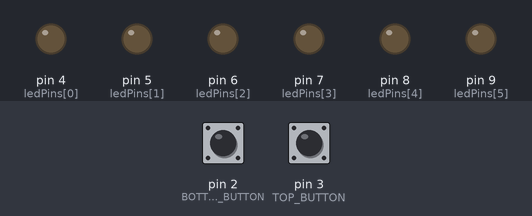
Bench run of a sketch on a simulated Arduino Uno, built with avr-gcc and run on an emulated ATmega328P. On the bench: output pins drawn as LEDs (lit = HIGH). Inputs (shaded band) come from the test bench; at power-on: pin 2 (BOTTOM_BUTTON) HIGH, pin 3 (TOP_BUTTON) HIGH.

Above: at 1.2 s.
1.3 s: pin 2 (BOTTOM_BUTTON) pulled LOW for 0.15 s
At 3.3 s:
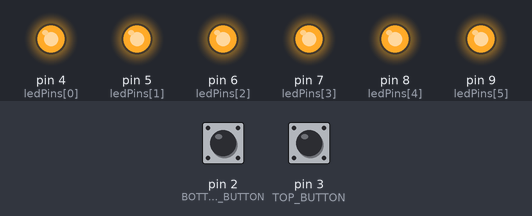
4.3 s: pin 3 (TOP_BUTTON) pulled LOW for 0.15 s
At 4.55 s:
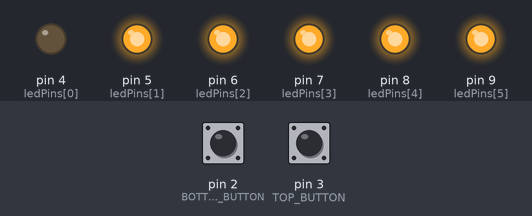
7.3 s: pin 3 (TOP_BUTTON) pulled LOW for 1 s
At 8.4 s:
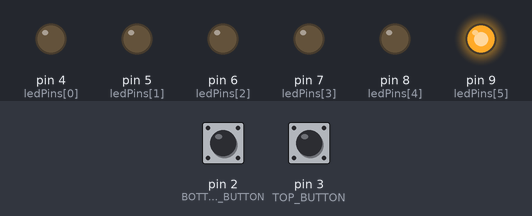
10.8 s: pin 2 (BOTTOM_BUTTON) pulled LOW for 1 s
At 11.9 s:
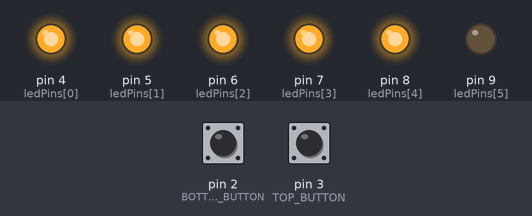
Timing chart, 0 to 14.3 s (numbered marks = the images above; inputs shaded):
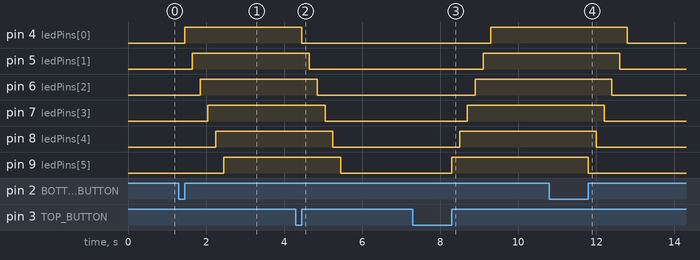

Measured:
- after the input at 1.3 s, pin 4 (ledPins[0]): LOW → HIGH after 0.15 s; pin 5 (ledPins[1]): LOW → HIGH after 0.35 s; pin 6 (ledPins[2]): LOW → HIGH after 0.55 s; pin 7 (ledPins[3]): LOW → HIGH after 0.75 s; pin 8 (ledPins[4]): LOW → HIGH after 0.95 s
- after the input at 4.3 s, pin 4 (ledPins[0]): HIGH → LOW after 0.15 s; pin 5 (ledPins[1]): HIGH → LOW after 0.35 s; pin 6 (ledPins[2]): HIGH → LOW after 0.55 s; pin 7 (ledPins[3]): HIGH → LOW after 0.75 s; pin 8 (ledPins[4]): HIGH → LOW after 0.95 s
- after the input at 7.3 s, pin 4 (ledPins[0]): LOW → HIGH after 2.0 s; pin 5 (ledPins[1]): LOW → HIGH after 1.8 s; pin 6 (ledPins[2]): LOW → HIGH after 1.6 s; pin 7 (ledPins[3]): LOW → HIGH after 1.4 s; pin 8 (ledPins[4]): LOW → HIGH after 1.2 s
- after the input at 10.8 s, pin 4 (ledPins[0]): HIGH → LOW after 2.0 s; pin 5 (ledPins[1]): HIGH → LOW after 1.8 s; pin 6 (ledPins[2]): HIGH → LOW after 1.6 s; pin 7 (ledPins[3]): HIGH → LOW after 1.4 s; pin 8 (ledPins[4]): HIGH → LOW after 1.2 s

The sketch:

Arduino_Staircase_Lights.ino
```cpp
#define BOTTOM_BUTTON 2  // Bottom button (Pull-up)
#define TOP_BUTTON 3     // Top button (Pull-up)

#define NUM_LEDS 6
int ledPins[NUM_LEDS] = {4, 5, 6, 7, 8, 9};  // Stair LEDs
bool isOn = false;  // Track LED state
int lastDirection = 0;  // 1 = Bottom to Top, -1 = Top to Bottom

void setup() {
  pinMode(BOTTOM_BUTTON, INPUT_PULLUP);
  pinMode(TOP_BUTTON, INPUT_PULLUP);

  for (int i = 0; i < NUM_LEDS; i++) {
    pinMode(ledPins[i], OUTPUT);
    digitalWrite(ledPins[i], LOW);  // Start with all LEDs OFF
  }
}

void loop() {
  if (digitalRead(TOP_BUTTON) == LOW) {
    delay(50);  // Debounce
    while (digitalRead(TOP_BUTTON) == LOW);  // Wait for release
    if (!isOn) {
      turnOnSequence(1);  // Turn ON from top to bottom
      lastDirection = 1;
    } else if (lastDirection == -1) {
      turnOffSequence(1);  // Turn OFF from bottom to top
      isOn = false;
    }
  }

  if (digitalRead(BOTTOM_BUTTON) == LOW) {
    delay(50);  // Debounce
    while (digitalRead(BOTTOM_BUTTON) == LOW);  // Wait for release
    if (!isOn) {
      turnOnSequence(-1);  // Turn ON from bottom to top
      lastDirection = -1;
    } else if (lastDirection == 1) {
      turnOffSequence(-1);  // Turn OFF from top to bottom
      isOn = false;
    }
  }
}

void turnOnSequence(int direction) {
  if (direction == 1) {  // Top to Bottom
    for (int i = NUM_LEDS - 1; i >= 0; i--) {
      digitalWrite(ledPins[i], HIGH);
      delay(200);
    }
  } else {  // Bottom to Top
    for (int i = 0; i < NUM_LEDS; i++) {
      digitalWrite(ledPins[i], HIGH);
      delay(200);
    }
  }
  isOn = true;
}

void turnOffSequence(int direction) {
  if (direction == 1) {  // Bottom to Top (Reverse of turning ON from Top to Bottom)
    for (int i = 0; i < NUM_LEDS; i++) {
      digitalWrite(ledPins[i], LOW);
      delay(200);
    }
  } else {  // Top to Bottom (Reverse of turning ON from Bottom to Top)
    for (int i = NUM_LEDS - 1; i >= 0; i--) {
      digitalWrite(ledPins[i], LOW);
      delay(200);
    }
  }
}
```
